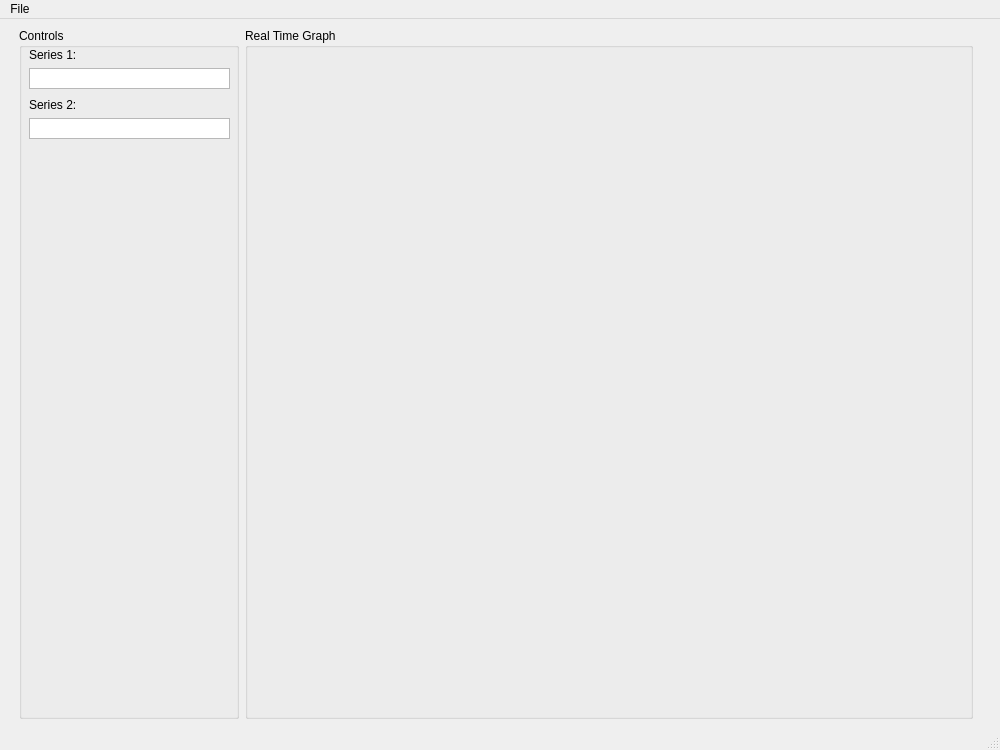
<?xml version="1.0" encoding="UTF-8"?>
<ui version="4.0">
 <class>AutoGraphMainWindow</class>
 <widget class="QMainWindow" name="AutoGraphMainWindow">
  <property name="geometry">
   <rect>
    <x>0</x>
    <y>0</y>
    <width>1000</width>
    <height>750</height>
   </rect>
  </property>
  <property name="windowTitle">
   <string>AutoGraph</string>
  </property>
  <widget class="QWidget" name="centralwidget">
   <layout class="QGridLayout" name="gridLayout_2">
    <item row="0" column="0">
     <layout class="QHBoxLayout" name="horizontalLayout" stretch="0,0">
      <property name="sizeConstraint">
       <enum>QLayout::SetNoConstraint</enum>
      </property>
      <property name="leftMargin">
       <number>10</number>
      </property>
      <property name="rightMargin">
       <number>18</number>
      </property>
      <property name="bottomMargin">
       <number>0</number>
      </property>
      <item>
       <widget class="QGroupBox" name="groupBox_Controls">
        <property name="sizePolicy">
         <sizepolicy hsizetype="Preferred" vsizetype="Expanding">
          <horstretch>0</horstretch>
          <verstretch>1</verstretch>
         </sizepolicy>
        </property>
        <property name="minimumSize">
         <size>
          <width>220</width>
          <height>0</height>
         </size>
        </property>
        <property name="title">
         <string>Controls</string>
        </property>
        <widget class="QLabel" name="label_Series1">
         <property name="geometry">
          <rect>
           <x>10</x>
           <y>20</y>
           <width>47</width>
           <height>13</height>
          </rect>
         </property>
         <property name="text">
          <string>Series 1:</string>
         </property>
        </widget>
        <widget class="QLabel" name="label_Series2">
         <property name="geometry">
          <rect>
           <x>10</x>
           <y>70</y>
           <width>47</width>
           <height>13</height>
          </rect>
         </property>
         <property name="text">
          <string>Series 2:</string>
         </property>
        </widget>
        <widget class="QTextEdit" name="textEdit_Series1">
         <property name="geometry">
          <rect>
           <x>10</x>
           <y>40</y>
           <width>201</width>
           <height>21</height>
          </rect>
         </property>
         <property name="font">
          <font>
           <pointsize>8</pointsize>
          </font>
         </property>
         <property name="verticalScrollBarPolicy">
          <enum>Qt::ScrollBarAlwaysOff</enum>
         </property>
        </widget>
        <widget class="QTextEdit" name="textEdit_Series2">
         <property name="geometry">
          <rect>
           <x>10</x>
           <y>90</y>
           <width>201</width>
           <height>21</height>
          </rect>
         </property>
         <property name="font">
          <font>
           <pointsize>8</pointsize>
          </font>
         </property>
         <property name="verticalScrollBarPolicy">
          <enum>Qt::ScrollBarAlwaysOff</enum>
         </property>
        </widget>
       </widget>
      </item>
      <item>
       <widget class="QGroupBox" name="groupBox_Graph">
        <property name="sizePolicy">
         <sizepolicy hsizetype="Expanding" vsizetype="Expanding">
          <horstretch>1</horstretch>
          <verstretch>1</verstretch>
         </sizepolicy>
        </property>
        <property name="minimumSize">
         <size>
          <width>600</width>
          <height>450</height>
         </size>
        </property>
        <property name="title">
         <string>Real Time Graph</string>
        </property>
       </widget>
      </item>
     </layout>
    </item>
   </layout>
  </widget>
  <widget class="QMenuBar" name="menubar">
   <property name="geometry">
    <rect>
     <x>0</x>
     <y>0</y>
     <width>1000</width>
     <height>21</height>
    </rect>
   </property>
   <widget class="QMenu" name="menuFile">
    <property name="title">
     <string>File</string>
    </property>
    <addaction name="actionExit"/>
   </widget>
   <addaction name="menuFile"/>
  </widget>
  <widget class="QStatusBar" name="statusbar">
   <property name="enabled">
    <bool>true</bool>
   </property>
   <property name="sizePolicy">
    <sizepolicy hsizetype="Preferred" vsizetype="Preferred">
     <horstretch>0</horstretch>
     <verstretch>0</verstretch>
    </sizepolicy>
   </property>
   <property name="autoFillBackground">
    <bool>true</bool>
   </property>
  </widget>
  <action name="actionExit">
   <property name="text">
    <string>Exit</string>
   </property>
  </action>
 </widget>
 <resources/>
 <connections/>
</ui>
